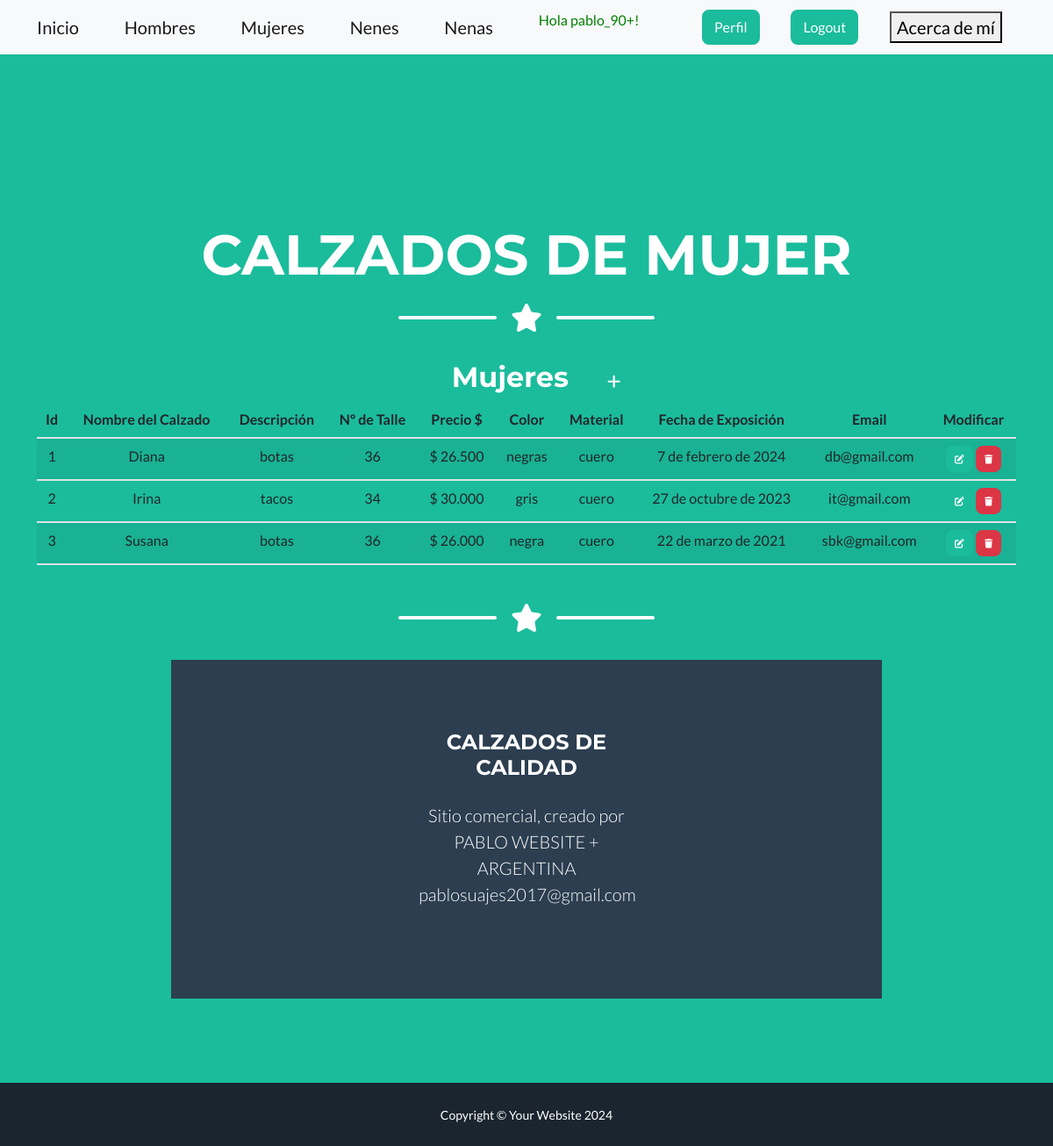
The page /calzados/mujeres/ (signed in) on the database its author committed.
### calzados/models.py (models this page shows, shortened)
class Mujeres(models.Model):
    nombre = models.CharField(max_length=50)
    descripcion = models.CharField(max_length=50)
    talle = models.IntegerField()
    precio = models.CharField(max_length=50)
    color = models.CharField(max_length=20)
    material = models.CharField(max_length=50)
    fecha_Exposicion = models.DateField()
    email = models.EmailField()
    class Meta:
        verbose_name = "un Nombre de Mujeres"
        verbose_name_plural = "Mujeres"

### calzados/views.py (the view)
# urls.py: path('mujeres/', mujeres, name="mujeres"),
@login_required
def mujeres(request):
    contexto = {'mujeres': Mujeres.objects.all()}
    return render(request, "calzados/mujeres.html", contexto)

### calzados/templates/calzados/mujeres.html
{% extends 'calzados/home.html' %}
{% block titulo %}
    <h1 class="masthead-heading text-uppercase mb-0">Calzados de Mujer</h1>
{% endblock titulo %}
{% block contenido %}
<table>
    <tr>
        <td width="200"><h2>Mujeres</h2></td>
        <td>
            <a
            href="{% url 'mujerCrear' %}"
            class="btn btn-primary btn-sm"
            ><i class="fa fa-plus fa-lg" title="Crear Publicación"> </i>
            </a>
        </td>
    </tr>
</table>
<table class="table table-striped">
    <thead>
        <tr>
            <th>Id</th>
            <th>Nombre del Calzado</th>
            <th>Descripción</th>
            <th>Nº de Talle</th>
            <th>Precio $</th>
            <th>Color</th>
            <th>Material</th>
            <th>Fecha de Exposición</th>
            <th>Email</th>
            <th>Modificar</th>
        </tr>
    </thead>
    <tbody>
{% for m in mujeres  %}
        <tr>
            <td>{{ m.id }}</td>
            <td>{{ m.nombre }}</td>
            <td>{{ m.descripcion }}</td>
            <td>{{ m.talle }}</td>
            <td>{{ m.precio }}</td>
            <td>{{ m.color }}</td>
            <td>{{ m.material }}</td>
            <td>{{ m.fecha_Exposicion }}</td>
            <td>{{ m.email }}</td>
            <td>
                <a
                  href="{% url 'mujerActualizar' m.id %}"
                  class="btn btn-primary"
                  style="--bs-btn-padding-y: .25rem; --bs-btn-padding-x: .5rem; --bs-btn-font-size: .75rem;"
                  ><i class="fa fa-edit fa-sm" title="Editar"></i>
                </a>
                <a
                  href="{% url 'mujerBorrar' m.id %}"
                  class="btn btn-danger"
                  style="--bs-btn-padding-y: .25rem; --bs-btn-padding-x: .5rem; --bs-btn-font-size: .75rem;"
                  ><i class="fa fa-trash fa-sm" title="Eliminar"></i>
                </a>
              </td>
        </tr>
{% endfor %}
    </tbody>
</table>
{% endblock contenido %}

### calzados/templates/calzados/home.html (shortened to what this page needs)
<!DOCTYPE html>
<html lang="en">
    <head>
        {% load static %}
        <link href="{% static 'css/styles.css' %}" rel="stylesheet" />
        <link rel="stylesheet" href="https://cdnjs.cloudflare.com/ajax/libs/font-awesome/6.4.0/css/all.min.css">
    </head>
    <body id="page-top">
        <nav class="navbar navbar-light bg-light static-top">
            <div class="container">
                <a class="navbar-brand" href="{% url 'home' %}">Inicio</a>
                {% if user.is_authenticated %}
                    <a class="navbar-brand" href="{% url 'hombres' %}">Hombres</a>
                    <a class="navbar-brand" href="{% url 'mujeres' %}">Mujeres</a>
                    <a class="navbar-brand" href="{% url 'nenes' %}">Nenes</a>
                    <a class="navbar-brand" href="{% url 'nenas' %}">Nenas</a>
                    <p style="color:green">Hola {{user.username}}!</p>
                    <a class="btn btn-primary" href="{% url 'editar_perfil' %}">Perfil</a>
                    <a class="btn btn-primary" href="{% url 'logout' %}">Logout</a>
                    <a class="navbar-brand" href="{% url 'acerca_de_mi' %}"><button>Acerca de mí</button></a>
                {% else %}
                    <a class="btn btn-primary" href="{% url 'login' %}">Login</a>
                    <a class="btn btn-success" href="{% url 'registro' %}">Registro</a>
                {% endif %}
            </div>
        </nav>
        <header class="masthead bg-primary text-white text-center">
            <div class="container d-flex align-items-center flex-column">
                {% block titulo %}{% endblock titulo %}
                <div class="divider-custom divider-light">
                    <div class="divider-custom-line"></div>
                    <div class="divider-custom-icon"><i class="fas fa-star"></i></div>
                    <div class="divider-custom-line"></div>
                </div>
                {% block contenido %}
                {% endblock contenido %}
                <div class="divider-custom divider-light">
                    <div class="divider-custom-line"></div>
                    <div class="divider-custom-icon"><i class="fas fa-star"></i></div>
                    <div class="divider-custom-line"></div>
                </div>
                 <footer class="footer text-center">
                   <div class="container">
                    <div class="row">
                    <div class="col-lg-4 mb-5 mb-lg-0">
                    </div>
                    <div class="col-lg-4">
                        <h4 class="text-uppercase mb-4">Calzados de Calidad</h4>
                        <p class="lead mb-0">
                            Sitio comercial, creado por PABLO WEBSITE + ARGENTINA pablosuajes2017@gmail.com
                        </p>
                </div>
            </div>
        </header>
        <div class="copyright py-4 text-center text-white">
            <div class="container"><small>Copyright &copy; Your Website 2024</small></div>
        </div>
    </body>
</html>

### rows shown on the page
Mujeres: id "1", nombre "Diana", descripcion "botas", talle "36", precio "$ 26.500", color "negras", material "cuero", fecha_Exposicion "7 de febrero de 2024", email "db@gmail.com"
Mujeres: id "2", nombre "Irina", descripcion "tacos", talle "34", precio "$ 30.000", color "gris", material "cuero", fecha_Exposicion "27 de octubre de 2023", email "it@gmail.com"
Mujeres: id "3", nombre "Susana", descripcion "botas", talle "36", precio "$ 26.000", color "negra", material "cuero", fecha_Exposicion "22 de marzo de 2021", email "sbk@gmail.com"

### other values the page prints
{{ user.username }} "pablo_90+"
